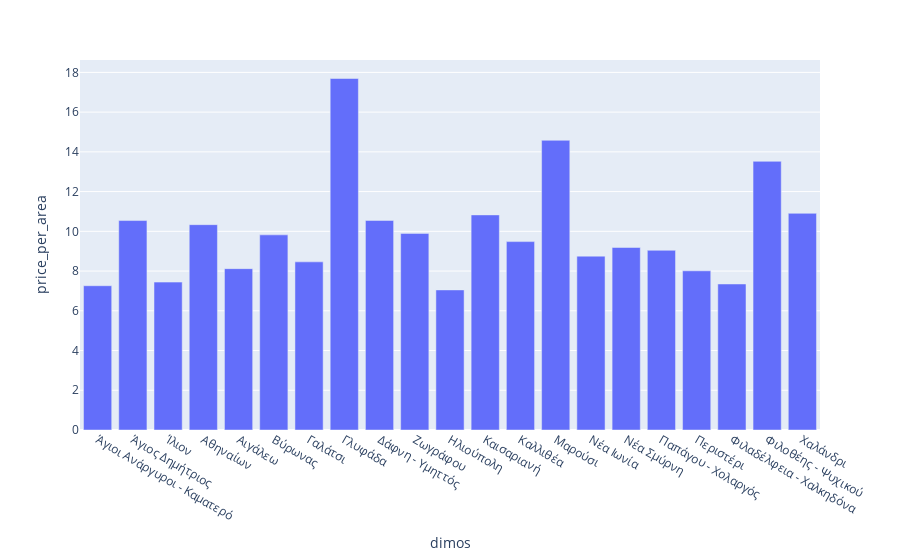

Write notebook code for a chart like this one.
### Code cell
fig = px.bar(df_full[df_full['extraction_date'] == "2023-06-05"].groupby('dimos')['price_per_area'].mean().reset_index(), x='dimos', y='price_per_area')
fig.show()

### Figure 1 — Plotly figure (JSON) as saved in the notebook; plotly's stock layout.template omitted (floating-point values rounded to 4 significant figures)
{"data": [{"alignmentgroup": "True", "hovertemplate": "dimos=%{x}<br>price_per_area=%{y}<extra></extra>", "legendgroup": "", "marker": {"color": "#636efa", "pattern": {"shape": ""}}, "name": "", "offsetgroup": "", "orientation": "v", "showlegend": false, "textposition": "auto", "type": "bar", "x": ["Άγιοι Ανάργυροι - Καματερό", "Άγιος Δημήτριος", "Ίλιον", "Αθηναίων", "Αιγάλεω", "Βύρωνας", "Γαλάτσι", "Γλυφάδα", "Δάφνη - Υμηττός", "Ζωγράφου", "Ηλιούπολη", "Καισαριανή", "Καλλιθέα", "Μαρούσι", "Νέα Ιωνία", "Νέα Σμύρνη", "Παπάγου - Χολαργός", "Περιστέρι", "Φιλαδέλφεια - Χαλκηδόνα", "Φιλοθέης - Ψυχικού", "Χαλάνδρι"], "xaxis": "x", "y": [7.262, 10.54, 7.444, 10.34, 8.122, 9.822, 8.463, 17.69, 10.55, 9.896, 7.051, 10.83, 9.483, 14.58, 8.75, 9.187, 9.045, 8.012, 7.349, 13.52, 10.91], "yaxis": "y"}], "layout": {"barmode": "relative", "legend": {"tracegroupgap": 0}, "margin": {"t": 60}, "xaxis": {"anchor": "y", "domain": [0, 1], "title": {"text": "dimos"}}, "yaxis": {"anchor": "x", "domain": [0, 1], "title": {"text": "price_per_area"}}}}
